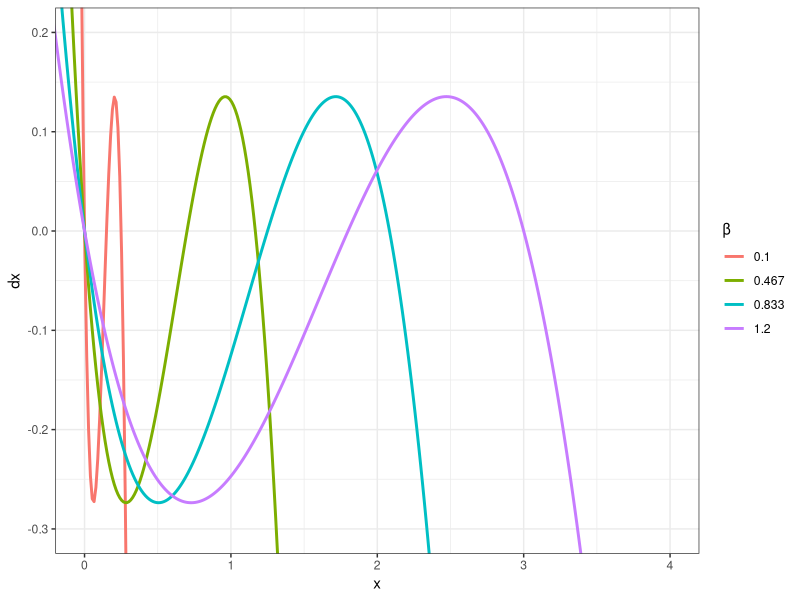

This figure's R source:
## ---- chunk 1
library(tidyverse)
dx <- function(x,  β = .3, r = 1, A = 1.5, C = 2.5){
  x * (r/β) * (x / (β*A)-1)*(1 - x / (β*C))
}
x <- seq(-1,4, length.out = 400)
β <- seq(0.1, 1.2, length.out = 4)
df <- map_dfr(β, 
               function(β) 
                 data.frame(x = x, 
                            dx = dx(x, β=β), 
                            V = -cumsum(dx(x, β=β)),
                            β=β))%>%
  mutate(β=as.factor(round(β, digits=3)))

ggplot(df, aes(x,dx, color = β)) + geom_line(lwd=1) + 
  coord_cartesian(ylim = c(-0.3, .2), xlim = c(0,4)) + 
  theme_bw()
